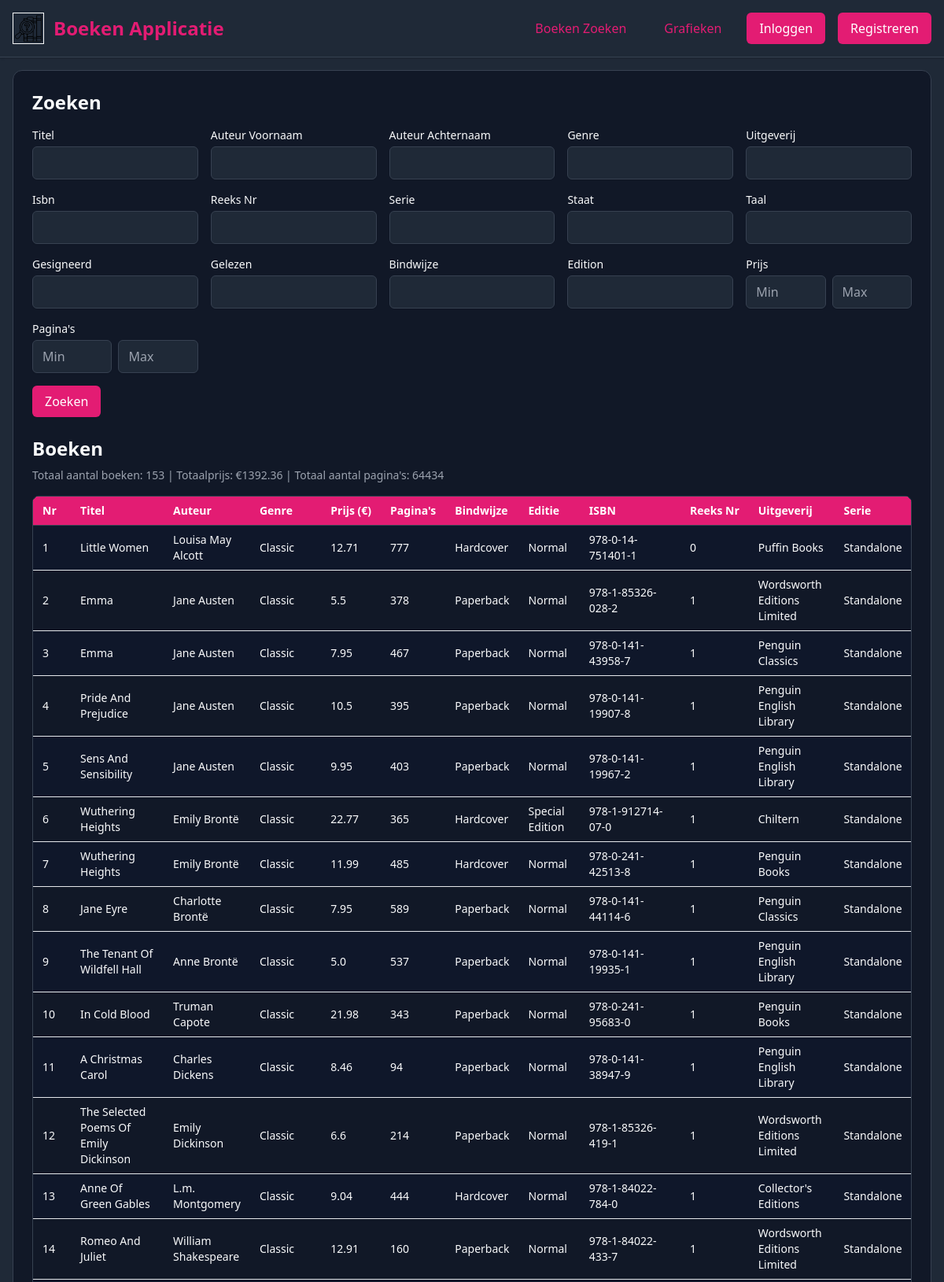
The page / (upper part) on the database its author committed.
### tables this page shows
CREATE TABLE books
                 (id INTEGER PRIMARY KEY AUTOINCREMENT,
                  titel TEXT,
                  auteur_voornaam TEXT,
                  auteur_achternaam TEXT,
                  genre TEXT,
                  prijs REAL,
                  paginas INTEGER,
                  bindwijze TEXT,
                  edition TEXT,
                  isbn TEXT,
                  reeks_nr TEXT,
                  uitgeverij TEXT,
                  serie TEXT,
                  staat TEXT,
                  taal TEXT,
                  gesigneerd TEXT,
                  gelezen TEXT,
                  added_date TEXT);

### app.py (the view, shortened to what this page needs)
@app.route('/', methods=['GET', 'POST'])
def index():
    user_id = session.get('user_id', 0)
    settings = get_user_settings(user_id)
    conn = get_db_connection()
    filters = {}
    edit_book_data = {}
    books = []
    if request.method == 'POST':
        if not is_admin() and request.form.get('action') in ['add', 'edit']:
            flash('Alleen admins kunnen boeken toevoegen of bewerken!', 'error')
            return redirect(url_for('index'))
        action = request.form.get('action', 'search')
        if action == 'add':
            form_data = request.form.copy()
            form_data = form_data.to_dict()  # Convert to regular dict
            form_data['prijs'] = form_data.get('min_prijs', '')  # Use min_prijs for adding
            form_data['paginas'] = form_data.get('min_paginas', '')  # Use min_paginas for adding
            success, message = add_book(form_data)
            flash(message, 'success' if success else 'error')
        elif action == 'edit':
            book_id = request.form.get('book_id', '')
            form_data = request.form.copy()
            form_data = form_data.to_dict()  # Convert to regular dict
            form_data['prijs'] = form_data.get('min_prijs', '')  # Use min_prijs for editing
            form_data['paginas'] = form_data.get('min_paginas', '')  # Use min_paginas for editing
            success, message = update_book(book_id, form_data)
            flash(message, 'success' if success else 'error')
        filters = {col: request.form.get(col, '').strip() for col in
                   ['titel', 'auteur_voornaam', 'auteur_achternaam', 'genre', 'uitgeverij', 'isbn',
                    'serie', 'staat', 'taal', 'gesigneerd', 'gelezen', 'bindwijze', 'edition',
                    'min_prijs', 'max_prijs', 'min_paginas', 'max_paginas'] if request.form.get(col, '').strip()}
        books = search_books(filters)
    else:
        book_id = request.args.get('edit_book_id')
        books = search_books({})
    conn.close()
    import pandas as pd
    df = pd.DataFrame(books, columns=['id', 'titel', 'auteur_voornaam', 'auteur_achternaam', 'genre', 'prijs',
                                     'paginas', 'bindwijze', 'edition', 'isbn', 'reeks_nr', 'uitgeverij', 'serie',
                                     'staat', 'taal', 'gesigneerd', 'gelezen', 'added_date'])
    total_price = df['prijs'].sum() if not df.empty else 0
    total_pages = df['paginas'].sum() if not df.empty else 0
    return render_template('index.html', books=books, total_price=total_price, total_pages=total_pages,
                          filters=filters, settings=settings, edit_book_data=edit_book_data)

### app.py (called while the page is built)
@app.context_processor
def inject_is_admin():
    return dict(is_admin=is_admin())

def get_user_settings(user_id):
    conn = get_db_connection()
    c = conn.cursor()
    c.execute('SELECT color, dark_mode FROM users WHERE id = ?', (user_id,))
    result = c.fetchone()
    conn.close()
    return {'color': result[0] if result else '#e31c73', 'dark_mode': result[1] if result else True}

### models/database.py (called while the page is built)
def get_db_connection():
    conn = sqlite3.connect('books.db')
    conn.row_factory = sqlite3.Row
    return conn

### models/user.py (called while the page is built)
def is_admin():
    role = session.get('role')
    logger.debug(f"is_admin check - Session role: {role}")
    return role == 'admin'

### templates/index.html (shortened to what this page needs)
<!DOCTYPE html>
<html lang="nl">
<head>
  <link href="https://cdn.jsdelivr.net/npm/tailwindcss@2.2.19/dist/tailwind.min.css" rel="stylesheet" />
</head>
<body class="min-h-screen flex flex-col">
  <header class="shadow" style="border-bottom: 1px solid var(--border-color);">
    <div class="container mx-auto max-w-7xl p-4 flex justify-between items-center">
      <div class="flex items-center space-x-3">
        <a href="{{ url_for('index') }}">
          <img src="{{ url_for('static', filename='images/logo.png') }}" alt="Boeken Applicatie Logo" class="logo" />
        </a>
        <a href="{{ url_for('index') }}" class="text-2xl font-bold link-primary">Boeken Applicatie</a>
      </div>
      <nav class="flex space-x-4 items-center">
        <a href="{{ url_for('index') }}" class="px-4 py-2 rounded-md font-medium link-primary">Boeken Zoeken</a>
        <a href="{{ url_for('statistics') }}" class="px-4 py-2 rounded-md font-medium link-primary">Grafieken</a>
        {% if session.username %}
          <a href="{{ url_for('settings') }}" class="px-4 py-2 rounded-md font-medium link-primary">Instellingen</a>
          <span class="text-sm">Ingelogd als: {{ session.username }} ({{ session.role }})</span>
          <a href="{{ url_for('logout') }}" class="px-4 py-2 rounded-md btn-primary">Uitloggen</a>
        {% else %}
          <a href="{{ url_for('login') }}" class="px-4 py-2 rounded-md btn-primary">Inloggen</a>
          <a href="{{ url_for('register') }}" class="px-4 py-2 rounded-md btn-primary">Registreren</a>
        {% endif %}
      </nav>
    </div>
  </header>
  <div class="container mx-auto max-w-7xl p-4 flex-1 flex flex-col">
    <div class="card rounded-xl shadow-sm p-6 flex-1">
      <h2 class="text-2xl font-bold mb-4">Zoeken{% if edit_book_data %} of Boek Bewerken{% else %}{% if is_admin %} of Boek Toevoegen{% endif %}{% endif %}</h2>
      <form id="searchForm" method="POST" class="mb-6">
        <div class="grid grid-cols-1 md:grid-cols-3 lg:grid-cols-5 gap-4">
          {% for field in ['titel', 'auteur_voornaam', 'auteur_achternaam', 'genre', 'uitgeverij', 'isbn', 'reeks_nr', 'serie', 'staat', 'taal', 'gesigneerd', 'gelezen', 'bindwijze', 'edition'] %}
            <div class="flex flex-col">
              <label for="{{ field }}" class="block text-sm font-medium">{{ field.replace('_', ' ').title() }}</label>
              <input type="text" id="{{ field }}" name="{{ field }}" value="{{ edit_book_data[field] if edit_book_data and field in edit_book_data else filters[field] if field in filters else '' }}" class="mt-1 block w-full rounded-md shadow-sm input-base px-3 py-2" />
            </div>
          {% endfor %}
            <div class="flex flex-col">
              <label class="block text-sm font-medium">Prijs</label>
              <div class="flex space-x-2">
                <input type="number" step="0.01" min="0" id="min_prijs" name="min_prijs"
  value="{{ (edit_book_data.min_prijs if edit_book_data else (filters.min_prijs | default('', true))) }}"
  class="mt-1 block w-1/2 rounded-md shadow-sm input-base px-3 py-2" placeholder="Min" />
                <input type="number" step="0.01" min="0" id="max_prijs" name="max_prijs"
                       value="{{ filters.max_prijs | default('', true) }}"
                       class="mt-1 block w-1/2 rounded-md shadow-sm input-base px-3 py-2" placeholder="Max" />
              </div>
            </div>
            <div class="flex flex-col">
              <label class="block text-sm font-medium">Pagina's</label>
              <div class="flex space-x-2">
                <input type="number" min="0" id="min_paginas" name="min_paginas"
  value="{{ (edit_book_data.min_paginas if edit_book_data else (filters.min_paginas | default('', true))) }}"
  class="mt-1 block w-1/2 rounded-md shadow-sm input-base px-3 py-2" placeholder="Min" />
                <input type="number" min="0" id="max_paginas" name="max_paginas"
                       value="{{ filters.max_paginas | default('', true) }}"
                       class="mt-1 block w-1/2 rounded-md shadow-sm input-base px-3 py-2" placeholder="Max" />
              </div>
            </div>
        </div>
        <div class="flex flex-wrap gap-3 mt-4">
          <button type="submit" onclick="document.getElementById('form_action').value='search'" class="px-4 py-2 rounded-md btn-primary">Zoeken</button>
        </div>
      </form>
      <h2 class="text-2xl font-bold mb-2">Boeken</h2>
      <p class="mb-4 text-sm" style="color: var(--muted);">
        Totaal aantal boeken: <span id="totalBooks">{{ books | length }}</span>
        | Totaalprijs: €<span id="totalPrice">{{ total_price | round(2) }}</span>
        | Totaal aantal pagina's: <span id="totalPages">{{ total_pages }}</span>
      </p>
      <div class="overflow-x-auto rounded-lg shadow-sm border" style="border-color: var(--border-color);">
        <table class="min-w-full divide-y" style="border-color: var(--border-color);">
          <thead style="background-color: var(--primary-color); color: #ffffff;">
            <tr>
              <th class="px-3 py-2 text-left text-sm font-semibold">Nr</th>
              <th class="px-3 py-2 text-left text-sm font-semibold">Titel</th>
              <th class="px-3 py-2 text-left text-sm font-semibold">Auteur</th>
              <th class="px-3 py-2 text-left text-sm font-semibold">Genre</th>
              <th class="px-3 py-2 text-left text-sm font-semibold">Prijs (€)</th>
              <th class="px-3 py-2 text-left text-sm font-semibold">Pagina's</th>
              <th class="px-3 py-2 text-left text-sm font-semibold">Bindwijze</th>
              <th class="px-3 py-2 text-left text-sm font-semibold">Editie</th>
              <th class="px-3 py-2 text-left text-sm font-semibold">ISBN</th>
              <th class="px-3 py-2 text-left text-sm font-semibold">Reeks Nr</th>
              <th class="px-3 py-2 text-left text-sm font-semibold">Uitgeverij</th>
              <th class="px-3 py-2 text-left text-sm font-semibold">Serie</th>
            </tr>
          </thead>
          <tbody id="booksTable" class="divide-y" style="border-color: var(--border-color);">
            {% for book in books %}
              <tr style="background-color: {{ 'var(--row-even)' if loop.index % 2 == 0 else 'var(--row-odd)' }};">
                <td class="px-3 py-2 text-sm">{{ loop.index }}</td>
                <td class="px-3 py-2 text-sm">{{ book[1] }}</td>
                <td class="px-3 py-2 text-sm">{{ book[2] }} {{ book[3] }}</td>
                <td class="px-3 py-2 text-sm">{{ book[4] }}</td>
                <td class="px-3 py-2 text-sm">{{ book[5] | round(2) }}</td>
                <td class="px-3 py-2 text-sm">{{ book[6] }}</td>
                <td class="px-3 py-2 text-sm">{{ book[7] }}</td>
                <td class="px-3 py-2 text-sm">{{ book[8] }}</td>
                <td class="px-3 py-2 text-sm">{{ book[9] }}</td>
                <td class="px-3 py-2 text-sm">{{ book[10] }}</td>
                <td class="px-3 py-2 text-sm">{{ book[11] }}</td>
                <td class="px-3 py-2 text-sm">{{ book[12] }}</td>
              </tr>
            {% endfor %}
          </tbody>
        </table>
      </div>
    </div>
  </div>
</body>
</html>

### rows shown on the page
books: titel "Little Women", auteur_voornaam "Louisa May", auteur_achternaam "Alcott", genre "Classic", prijs "12.71", paginas "777", bindwijze "Hardcover", edition "Normal", isbn "978-0-14-751401-1", reeks_nr "0", uitgeverij "Puffin Books", serie "Standalone"
books: titel "Emma", auteur_voornaam "Jane", auteur_achternaam "Austen", genre "Classic", prijs "5.5", paginas "378", bindwijze "Paperback", edition "Normal", isbn "978-1-85326-028-2", reeks_nr "1", uitgeverij "Wordsworth Editions Limited", serie "Standalone"
books: titel "Emma", auteur_voornaam "Jane", auteur_achternaam "Austen", genre "Classic", prijs "7.95", paginas "467", bindwijze "Paperback", edition "Normal", isbn "978-0-141-43958-7", reeks_nr "1", uitgeverij "Penguin Classics", serie "Standalone"
books: titel "Pride And Prejudice", auteur_voornaam "Jane", auteur_achternaam "Austen", genre "Classic", prijs "10.5", paginas "395", bindwijze "Paperback", edition "Normal", isbn "978-0-141-19907-8", reeks_nr "1", uitgeverij "Penguin English Library", serie "Standalone"
books: titel "Sens And Sensibility", auteur_voornaam "Jane", auteur_achternaam "Austen", genre "Classic", prijs "9.95", paginas "403", bindwijze "Paperback", edition "Normal", isbn "978-0-141-19967-2", reeks_nr "1", uitgeverij "Penguin English Library", serie "Standalone"
books: titel "Wuthering Heights", auteur_voornaam "Emily", auteur_achternaam "Brontë", genre "Classic", prijs "22.77", paginas "365", bindwijze "Hardcover", edition "Special Edition", isbn "978-1-912714-07-0", reeks_nr "1", uitgeverij "Chiltern", serie "Standalone"
books: titel "Wuthering Heights", auteur_voornaam "Emily", auteur_achternaam "Brontë", genre "Classic", prijs "11.99", paginas "485", bindwijze "Hardcover", edition "Normal", isbn "978-0-241-42513-8", reeks_nr "1", uitgeverij "Penguin Books", serie "Standalone"
books: titel "Jane Eyre", auteur_voornaam "Charlotte", auteur_achternaam "Brontë", genre "Classic", prijs "7.95", paginas "589", bindwijze "Paperback", edition "Normal", isbn "978-0-141-44114-6", reeks_nr "1", uitgeverij "Penguin Classics", serie "Standalone"
books: titel "The Tenant Of Wildfell Hall", auteur_voornaam "Anne", auteur_achternaam "Brontë", genre "Classic", prijs "5.0", paginas "537", bindwijze "Paperback", edition "Normal", isbn "978-0-141-19935-1", reeks_nr "1", uitgeverij "Penguin English Library", serie "Standalone"
books: titel "In Cold Blood", auteur_voornaam "Truman", auteur_achternaam "Capote", genre "Classic", prijs "21.98", paginas "343", bindwijze "Paperback", edition "Normal", isbn "978-0-241-95683-0", reeks_nr "1", uitgeverij "Penguin Books", serie "Standalone"
books: titel "A Christmas Carol", auteur_voornaam "Charles", auteur_achternaam "Dickens", genre "Classic", prijs "8.46", paginas "94", bindwijze "Paperback", edition "Normal", isbn "978-0-141-38947-9", reeks_nr "1", uitgeverij "Penguin English Library", serie "Standalone"
books: titel "The Selected Poems Of Emily Dickinson", auteur_voornaam "Emily", auteur_achternaam "Dickinson", genre "Classic", prijs "6.6", paginas "214", bindwijze "Paperback", edition "Normal", isbn "978-1-85326-419-1", reeks_nr "1", uitgeverij "Wordsworth Editions Limited", serie "Standalone"
books: titel "Anne Of Green Gables", auteur_voornaam "L.m.", auteur_achternaam "Montgomery", genre "Classic", prijs "9.04", paginas "444", bindwijze "Hardcover", edition "Normal", isbn "978-1-84022-784-0", reeks_nr "1", uitgeverij "Collector's Editions", serie "Standalone"
books: titel "Romeo And Juliet", auteur_voornaam "William", auteur_achternaam "Shakespeare", genre "Classic", prijs "12.91", paginas "160", bindwijze "Paperback", edition "Normal", isbn "978-1-84022-433-7", reeks_nr "1", uitgeverij "Wordsworth Editions Limited", serie "Standalone"

### other values the page prints
{{ field.replace('_', ' ').title() }} "Titel" "Auteur Voornaam" "Auteur Achternaam" "Genre" "Uitgeverij" "Isbn" "Reeks Nr" "Serie" "Staat" "Taal" "Gesigneerd" "Gelezen" "Bindwijze" "Edition"
{{ books | length }} "153"
{{ total_price | round(2) }} "1392.36"
{{ total_pages }} "64434"
